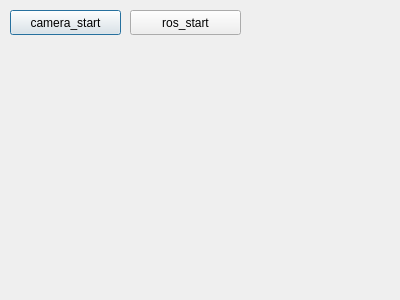
<?xml version="1.0" encoding="UTF-8"?>
<ui version="4.0">
 <class>Dialog</class>
 <widget class="QDialog" name="Dialog">
  <property name="geometry">
   <rect>
    <x>0</x>
    <y>0</y>
    <width>400</width>
    <height>300</height>
   </rect>
  </property>
  <property name="windowTitle">
   <string>Dialog</string>
  </property>
  <widget class="QPushButton" name="camera">
   <property name="geometry">
    <rect>
     <x>10</x>
     <y>10</y>
     <width>111</width>
     <height>25</height>
    </rect>
   </property>
   <property name="text">
    <string>camera_start</string>
   </property>
  </widget>
  <widget class="QPushButton" name="ros">
   <property name="geometry">
    <rect>
     <x>130</x>
     <y>10</y>
     <width>111</width>
     <height>25</height>
    </rect>
   </property>
   <property name="text">
    <string>ros_start</string>
   </property>
  </widget>
 </widget>
 <resources/>
 <connections/>
</ui>
